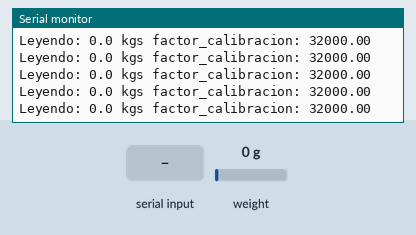
Bench run of a sketch on a simulated Arduino Uno, built with avr-gcc and run on an emulated ATmega328P. Shown: the last lines printed to the serial monitor. The test bench sets the inputs (shaded band); at power-on: weight on the scale 0 g.

Above: at 3.4 s.
3.5 s: weight on the scale set to 100 g
At 3.57 s:
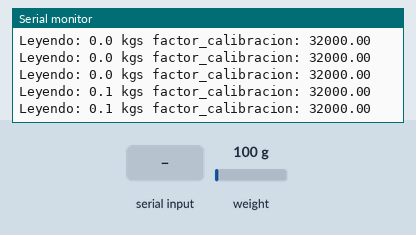
5.0 s: "+" received over Serial
At 5.09 s:
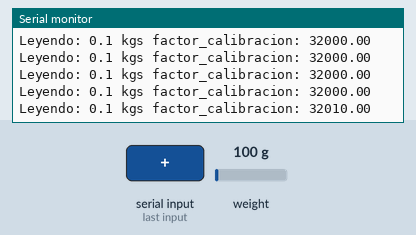
8.0 s: weight on the scale set to 1250 g
At 8.03 s:
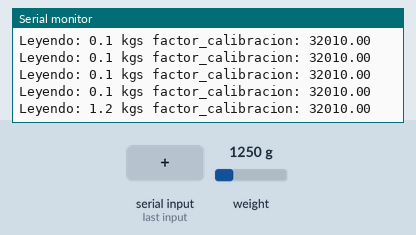
11.0 s: "-" received over Serial
At 11.17 s:
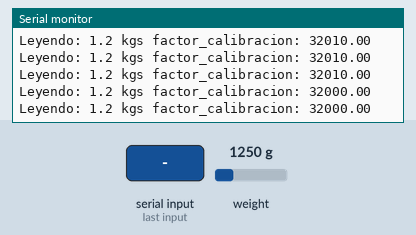
Timing chart, 0 to 14.0 s (numbered marks = the images above; inputs shaded):
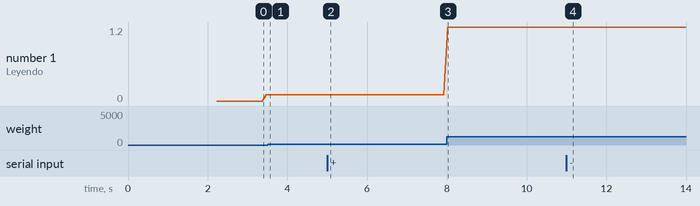

The sketch:

calibracion.ino
```cpp
/*
  Este código fue creado por Nathan Seidle de SparkFun Electronics
*/

#include "HX711.h"
//32390
// Pin de datos y de reloj
byte pinData = 3;
byte pinClk = 2;

HX711 bascula;

// Parámetro para calibrar el peso y el sensor
float factor_calibracion = 32000.0; //Este valor del factor de calibración funciona para mi. El tuyo probablemente será diferente.//

void setup() {
  Serial.begin(9600);
  Serial.println("HX711 programa de calibracion");
  Serial.println("Quita cualquier peso de la bascula");
  Serial.println("Una vez empiece a mostrar informacion de medidas, coloca un peso conocido encima de la bascula");
  Serial.println("Presiona + para incrementar el factor de calibracion");
  Serial.println("Presiona - para disminuir el factor de calibracion");

  // Iniciar sensor
  bascula.begin(pinData, pinClk);

  // Aplicar la calibración
  bascula.set_scale();
  // Iniciar la tara
  // No tiene que haber nada sobre el peso
  bascula.tare();

  // Obtener una lectura de referencia
  long zero_factor = bascula.read_average();
  // Mostrar la primera desviación
  Serial.print("Zero factor: ");
  Serial.println(zero_factor);
}

void loop() {

  // Aplicar calibración
  bascula.set_scale(factor_calibracion);

  // Mostrar la información para ajustar el factor de calibración
  Serial.print("Leyendo: ");
  Serial.print(bascula.get_units(), 1);
  Serial.print(" kgs");
  Serial.print(" factor_calibracion: ");
  Serial.print(factor_calibracion);
  Serial.println();

  // Obtener información desde el monitor serie
  if (Serial.available())
  {
    char temp = Serial.read();
    if (temp == '+')
      factor_calibracion += 10;
    else if (temp == '-')
      factor_calibracion -= 10;
  }
}
```

Measured:
- after the input at 3.5 s, the serial monitor: prints a new line after 0.07 s (image 1)
- after the input at 5.0 s, the serial monitor: prints a new line after 0.09 s (image 2)
- after the input at 8.0 s, the serial monitor: prints a new line at once (image 3)
- after the input at 11.0 s, the serial monitor: prints a new line after 0.06 s (image 4)
- plotted number 1: 0.1 → 1.2 after the input at 8.0 s
